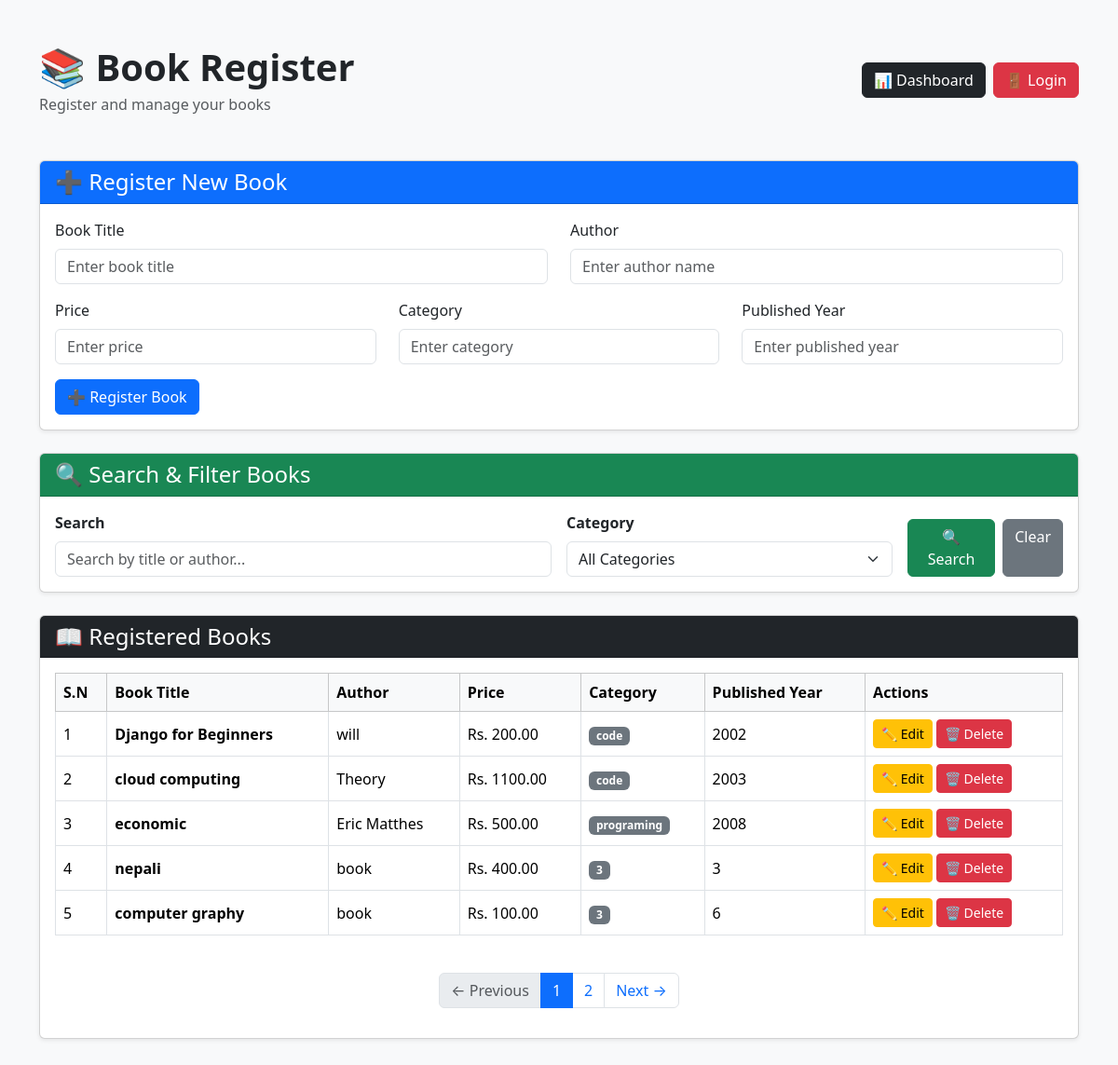
The page /books/register/ (signed in) on the database its author committed.
### books/models.py (models this page shows, shortened)
class Book(models.Model):
    title = models.CharField(max_length=200)
    author = models.CharField(max_length=100)
    price = models.DecimalField(max_digits=10, decimal_places=2)
    category = models.CharField(max_length=100)
    published_year = models.IntegerField()

### books/views.py (the view)
@login_required
def book_register(request):
    if request.method == "POST":
        form = BookForm(request.POST)
        if form.is_valid():
            form.save()
            messages.success(
                request,
                "Book registered successfully! 📚"
            )
            return redirect("book_register")
    else:
        form = BookForm()
    search = request.GET.get("search", "")
    category = request.GET.get("category", "")
    books = Book.objects.all().order_by("-id")
    if search:
        books = books.filter(
            title__icontains=search
        ) | books.filter(
            author__icontains=search
        )
    if category:
        books = books.filter(
            category__iexact=category
        )
    categories = Book.objects.values_list(
        "category",
        flat=True
    ).distinct()
    paginator = Paginator(
        books,
        5
    )
    page_number = request.GET.get("page")
    page_obj = paginator.get_page(
        page_number
    )
    return render(
        request,
        "books/book_register.html",
        {
            "form": form,
            "books": page_obj,
            "page_obj": page_obj,
            "categories": categories,
            "search": search,
            "selected_category": category,
        },
    )

### books/forms.py
class BookForm(forms.ModelForm):
    class Meta:
        model = Book
        fields = [
            "title",
            "author",
            "price",
            "category",
            "published_year",
        ]
        widgets = {
            "title": forms.TextInput(
                attrs={"class": "form-control", "placeholder": "Enter book title"}
            ),
            "author": forms.TextInput(
                attrs={"class": "form-control", "placeholder": "Enter author name"}
            ),
            "price": forms.NumberInput(
                attrs={"class": "form-control", "placeholder": "Enter price"}
            ),
            "category": forms.TextInput(
                attrs={"class": "form-control", "placeholder": "Enter category"}
            ),
            "published_year": forms.NumberInput(
                attrs={"class": "form-control", "placeholder": "Enter published year"}
            ),
        }

### books/templates/books/book_register.html (shortened to what this page needs)
<!DOCTYPE html>
<html lang="en">
<head>
    <link
        href="https://cdn.jsdelivr.net/npm/bootstrap@5.3.3/dist/css/bootstrap.min.css"
        rel="stylesheet">
</head>
<body class="bg-light">
<div class="container py-5">
    <div class="d-flex justify-content-between align-items-center mb-5">
        <div>
            <h1 class="fw-bold mb-1">
                📚 Book Register
            </h1>
            <p class="text-muted mb-0">
                Register and manage your books
            </p>
        </div>
    <div class="d-flex align-items-center gap-2">
    <a href="{% url 'dashboard' %}"
       class="btn btn-dark">
        📊 Dashboard
    </a>
    <form method="post"
          action="{% url 'logout' %}"
          class="d-inline">
        <button type="submit"
                class="btn btn-danger">
            🚪 Login
        </button>
    </form>
</div>
    </div>
    <div class="card shadow-sm mb-4">
        <div class="card-header bg-primary text-white">
            <h4 class="mb-0">
                {% if edit_mode %}
                    ✏️ Edit Book
                {% else %}
                    ➕ Register New Book
                {% endif %}
            </h4>
        </div>
        <div class="card-body">
            <form method="POST">
                <div class="row">
                    <div class="col-md-6 mb-3">
                        <label class="form-label">
                            Book Title
                        </label>
                        {{ form.title }}
                    </div>
                    <div class="col-md-6 mb-3">
                        <label class="form-label">
                            Author
                        </label>
                        {{ form.author }}
                    </div>
                    <div class="col-md-4 mb-3">
                        <label class="form-label">
                            Price
                        </label>
                        {{ form.price }}
                    </div>
                    <div class="col-md-4 mb-3">
                        <label class="form-label">
                            Category
                        </label>
                        {{ form.category }}
                    </div>
                    <div class="col-md-4 mb-3">
                        <label class="form-label">
                            Published Year
                        </label>
                        {{ form.published_year }}
                    </div>
                </div>
                {% if edit_mode %}
                    <button
                        type="submit"
                        class="btn btn-warning">
                        ✏️ Update Book
                    </button>
                    <a
                        href="{% url 'book_register' %}"
                        class="btn btn-secondary">
                        Cancel
                    </a>
                {% else %}
                    <button
                        type="submit"
                        class="btn btn-primary">
                        ➕ Register Book
                    </button>
                {% endif %}
            </form>
        </div>
    </div>
    <div class="card shadow-sm mb-4">
        <div class="card-header bg-success text-white">
            <h4 class="mb-0">
                🔍 Search & Filter Books
            </h4>
        </div>
        <div class="card-body">
            <form method="GET">
                <div class="row g-3 align-items-end">
                    <div class="col-md-6">
                        <label class="form-label fw-semibold">
                            Search
                        </label>
                        <input
                            type="text"
                            name="search"
                            class="form-control"
                            placeholder="Search by title or author..."
                            value="{{ search }}"
                        >
                    </div>
                    <div class="col-md-4">
                        <label class="form-label fw-semibold">
                            Category
                        </label>
                        <select
                            name="category"
                            class="form-select">
                            <option value="">
                                All Categories
                            </option>
                        </select>
                    </div>
                    <div class="col-md-2">
                        <div class="d-flex gap-2">
                            <button
                                type="submit"
                                class="btn btn-success flex-grow-1">
                                🔍 Search
                            </button>
                            <a
                                href="{% url 'book_register' %}"
                                class="btn btn-secondary flex-grow-1">
                                Clear
                            </a>
                        </div>
                    </div>
                </div>
            </form>
        </div>
    </div>
    <div class="card shadow-sm">
        <div class="card-header bg-dark text-white">
            <h4 class="mb-0">
                📖 Registered Books
            </h4>
        </div>
        <div class="card-body">
            {% if books %}
                <div class="table-responsive">
                    <table
                        class="table table-hover table-bordered align-middle">
                        <thead class="table-light">
                            <tr>
                                <th>S.N</th>
                                <th>Book Title</th>
                                <th>Author</th>
                                <th>Price</th>
                                <th>Category</th>
                                <th>Published Year</th>
                                <th>Actions</th>
                            </tr>
                        </thead>
                        <tbody>
                            {% for book in books %}
                                <tr>
                                    <td>
                                        {{ page_obj.start_index|add:forloop.counter0 }}
                                    </td>
                                    <td class="fw-semibold">
                                        {{ book.title }}
                                    </td>
                                    <td>
                                        {{ book.author }}
                                    </td>
                                    <td>
                                        Rs. {{ book.price }}
                                    </td>
                                    <td>
                                        <span class="badge bg-secondary">
                                            {{ book.category }}
                                        </span>
                                    </td>
                                    <td>
                                        {{ book.published_year }}
                                    </td>
                                    <td>
                                        <a
                                            href="{% url 'book_edit' book.id %}"
                                            class="btn btn-sm btn-warning">
                                            ✏️ Edit
                                        </a>
                                        <a
                                            href="{% url 'book_delete' book.id %}"
                                            class="btn btn-sm btn-danger">
                                            🗑️ Delete
                                        </a>
                                    </td>
                                </tr>
                            {% endfor %}
                        </tbody>
                    </table>
                </div>
                {% if page_obj.has_other_pages %}
                    <div class="d-flex justify-content-center mt-4">
                        <nav>
                            <ul class="pagination">
                                {% if page_obj.has_previous %}
                                    <li class="page-item">
                                        <a
                                            class="page-link"
                                            href="?page={{ page_obj.previous_page_number }}&search={{ search }}&category={{ selected_category }}">
                                            ← Previous
                                        </a>
                                    </li>
                                {% else %}
                                    <li class="page-item disabled">
                                        <span class="page-link">
                                            ← Previous
                                        </span>
                                    </li>
                                {% endif %}
                                {% for num in page_obj.paginator.page_range %}
                                    <li
                                        class="page-item
                                        {% if page_obj.number == num %}
                                            active
                                        {% endif %}">
                                        <a
                                            class="page-link"
                                            href="?page={{ num }}&search={{ search }}&category={{ selected_category }}">
                                            {{ num }}
                                        </a>
                                    </li>
                                {% endfor %}
                                {% if page_obj.has_next %}
                                    <li class="page-item">
                                        <a
                                            class="page-link"
                                            href="?page={{ page_obj.next_page_number }}&search={{ search }}&category={{ selected_category }}">
                                            Next →
                                        </a>
                                    </li>
                                {% else %}
                                    <li class="page-item disabled">
                                        <span class="page-link">
                                            Next →
                                        </span>
                                    </li>
                                {% endif %}
                            </ul>
                        </nav>
                    </div>
                {% endif %}
            {% endif %}
        </div>
    </div>
</div>
</body>
</html>

### rows shown on the page
Book: start_index|add "1", title "Django for Beginners", author "will", price "200.00", category "code", published_year "2002"
Book: start_index|add "2", title "cloud computing", author "Theory", price "1100.00", category "code", published_year "2003"
Book: start_index|add "3", title "economic", author "Eric Matthes", price "500.00", category "programing", published_year "2008"
Book: start_index|add "4", title "nepali", author "book", price "400.00", category "3", published_year "3"
Book: start_index|add "5", title "computer graphy", author "book", price "100.00", category "3", published_year "6"

### other values the page prints
{{ num }} "1" "2"
